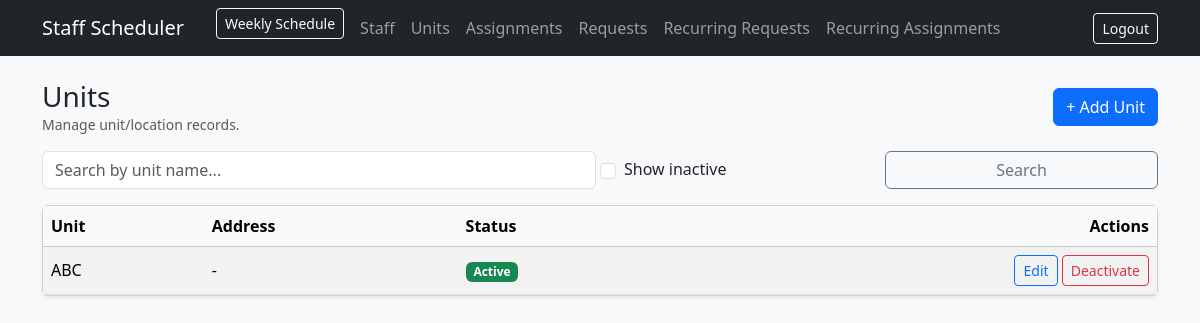
The page /units/ (signed in) on the database as committed earlier.
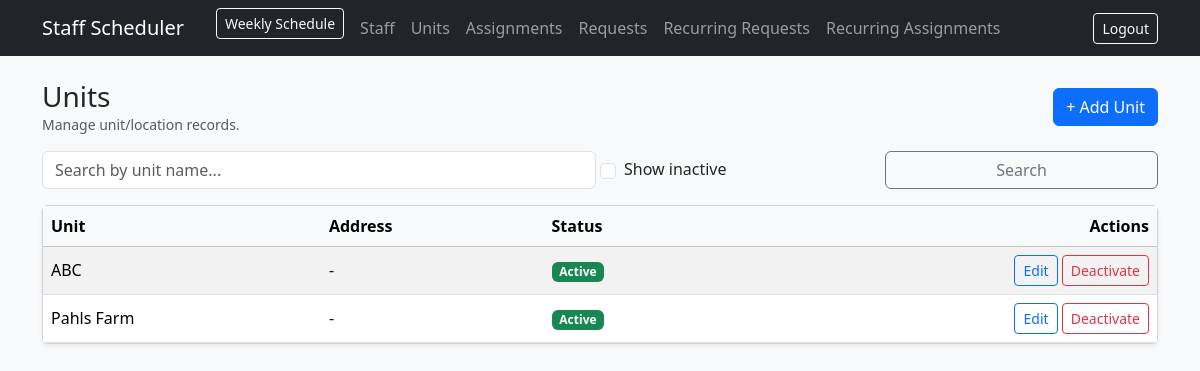
The same page on the database as committed later.
### app/models.py (models this page shows)
class Unit(db.Model):
    __tablename__ = "units"
    id = db.Column(db.Integer, primary_key=True)
    unit_name = db.Column(db.String(140), nullable=False, index=True)
    address = db.Column(db.String(220), nullable=True)
    is_active = db.Column(db.Boolean, default=True, nullable=False)
    created_at = db.Column(db.DateTime, default=datetime.utcnow, nullable=False)

### app/units/routes.py (the view)
@units_bp.get("/")
@login_required
def list_units():
    q = (request.args.get("q") or "").strip()
    show_inactive = request.args.get("inactive") == "1"
    query = Unit.query
    if q:
        query = query.filter(Unit.unit_name.ilike(f"%{q}%"))
    if not show_inactive:
        query = query.filter_by(is_active=True)
    units = query.order_by(Unit.unit_name.asc()).all()
    return render_template(
        "units/list.html",
        units=units,
        q=q,
        show_inactive=show_inactive
    )

### app/templates/units/list.html (shortened to what this page needs)
{% extends "base.html" %}
{% block content %}
<div class="d-flex align-items-center justify-content-between mb-3">
  <div>
    <h3 class="mb-0">Units</h3>
    <div class="text-muted small">Manage unit/location records.</div>
  </div>
  <a class="btn btn-primary" href="{{ url_for('units.new_unit') }}">+ Add Unit</a>
</div>
<form class="row g-2 mb-3" method="get">
  <div class="col-md-6">
    <input class="form-control" name="q" placeholder="Search by unit name..." value="{{ q }}">
  </div>
  <div class="col-md-3 form-check d-flex align-items-center">
    <input class="form-check-input me-2" type="checkbox" id="inactive" name="inactive" value="1" {% if show_inactive %}checked{% endif %}>
    <label class="form-check-label" for="inactive">Show inactive</label>
  </div>
  <div class="col-md-3">
    <button class="btn btn-outline-secondary w-100">Search</button>
  </div>
</form>
<div class="card shadow-sm">
  <div class="table-responsive">
    <table class="table table-striped mb-0 align-middle">
      <thead class="table-light">
        <tr>
          <th>Unit</th>
          <th>Address</th>
          <th>Status</th>
          <th class="text-end">Actions</th>
        </tr>
      </thead>
      <tbody>
        {% for u in units %}
        <tr>
          <td>{{ u.unit_name }}</td>
          <td>{{ u.address or "-" }}</td>
          <td>
            {% if u.is_active %}
              <span class="badge bg-success">Active</span>
            {% else %}
              <span class="badge bg-secondary">Inactive</span>
            {% endif %}
          </td>
          <td class="text-end">
            <a class="btn btn-sm btn-outline-primary" href="{{ url_for('units.edit_unit', unit_id=u.id) }}">Edit</a>
            <form class="d-inline" method="post" action="{{ url_for('units.toggle_unit', unit_id=u.id) }}">
              {% if u.is_active %}
                <button class="btn btn-sm btn-outline-danger" onclick="return confirm('Deactivate this unit?')">Deactivate</button>
              {% else %}
                <button class="btn btn-sm btn-outline-success" onclick="return confirm('Activate this unit?')">Activate</button>
              {% endif %}
            </form>
          </td>
        </tr>
        {% endfor %}
      </tbody>
    </table>
  </div>
</div>
{% endblock %}

Rows that differ between the two databases and show on the page:
added Unit: unit_name "Pahls Farm", address "-", is_active "Active"
